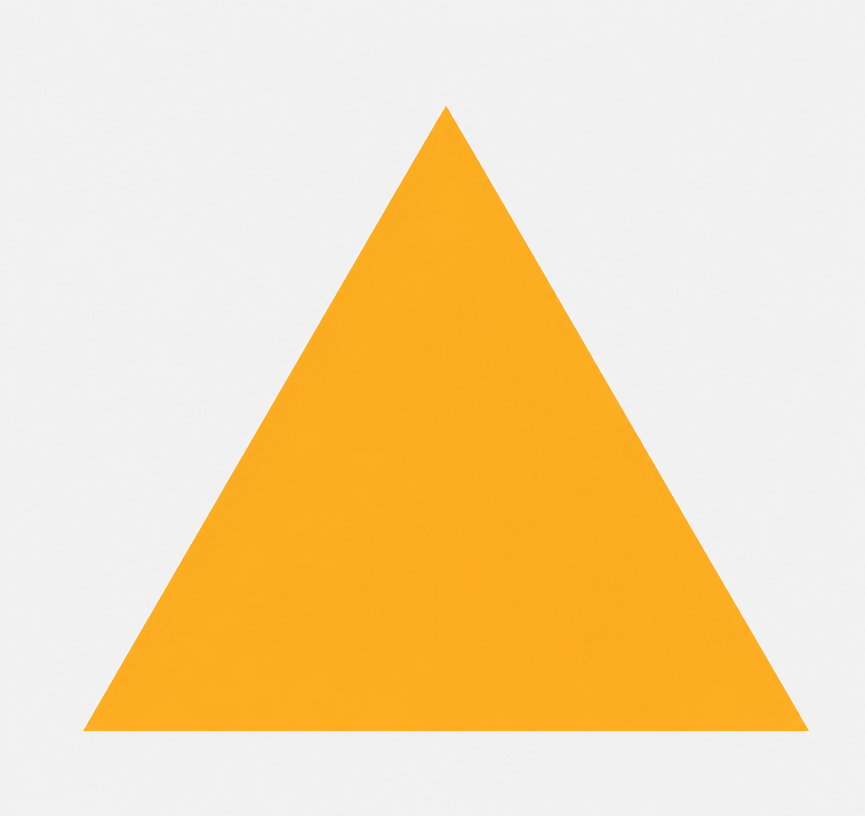
#> input picture OPENCV/ChatGPT Image Jun 21, 2026, 08_11_15 PM.png, 865 x 816 px, shrunk from 1291 x 1218 before the run, found by its file name
$ python contours_.py
#> lines starting #> are read from the running program, lines starting #| are printed output that depends on the picture; after the words box and inside, x2 and y2 are one past the last pixel; in counts of white or black regions, pixels touching at a corner belong together
import cv2
img=cv2.imread("D:\Machine_Learning_Journey\OPENCV\ChatGPT Image Jun 21, 2026, 08_11_15 PM.png")
#> img is the input picture: shape (816, 865, 3); mean B, G, R 173.9, 219.3, 245.1
gray=cv2.cvtColor(img,cv2.COLOR_BGR2GRAY)
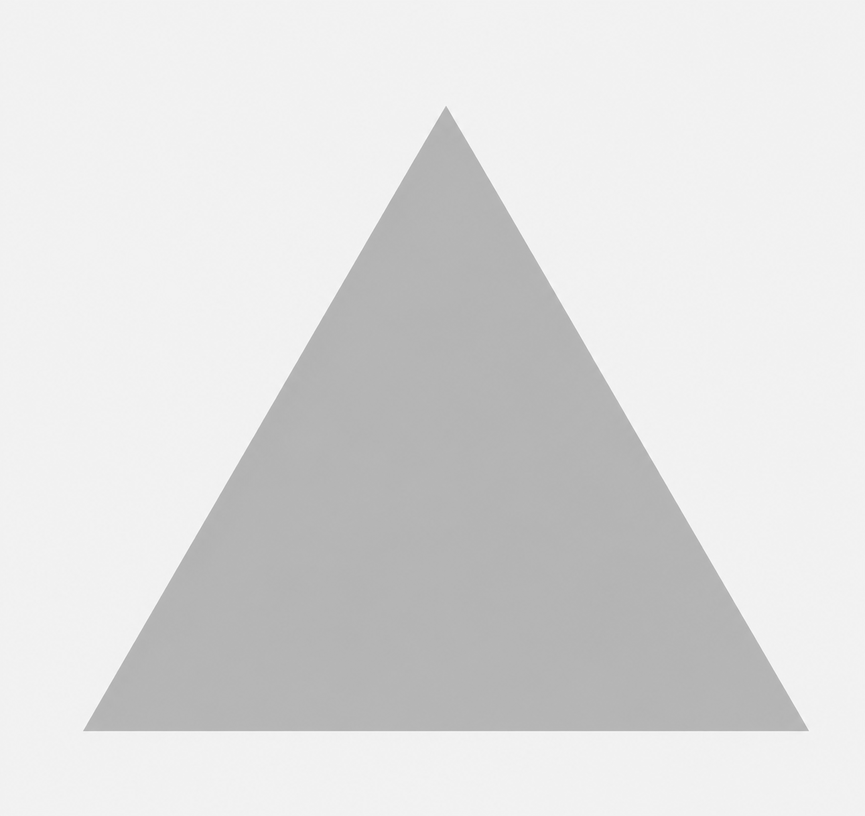
#> gray: shape (816, 865); min 173, max 250, mean 221.8
_,thresh=cv2.threshold(gray,200,255,cv2.THRESH_BINARY)
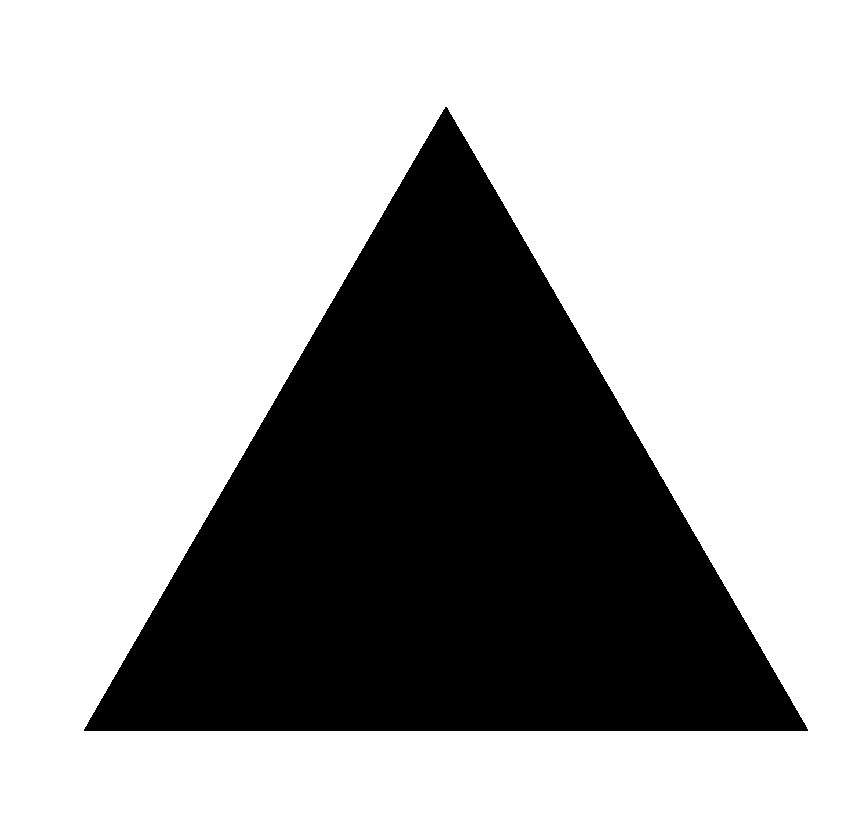
#> thresh: shape (816, 865); 67.8% white; 1 black region
#Find contours
contours,heirarchy=cv2.findContours(thresh,cv2.RETR_TREE,cv2.CHAIN_APPROX_SIMPLE)
#> contours = 2 contours; box (x1, y1, x2, y2) and area: (0, 0, 865, 816) 704160, (83, 106, 809, 732) 228003
cv2.drawContours(img, contours, -1, (0,255,0), 4)
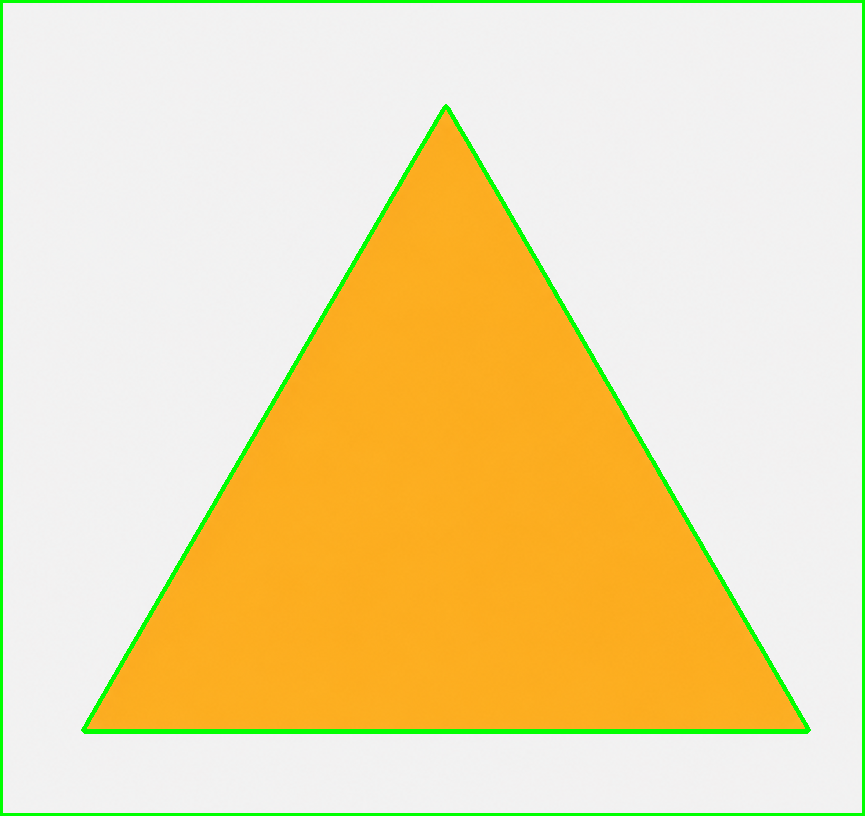
#> img: shape (816, 865, 3); 2.82% of pixels changed, all inside (x1, y1, x2, y2) = (0, 0, 865, 816)
cv2.imshow("Contours", img)
cv2.waitKey(0)
cv2.destroyAllWindows()
